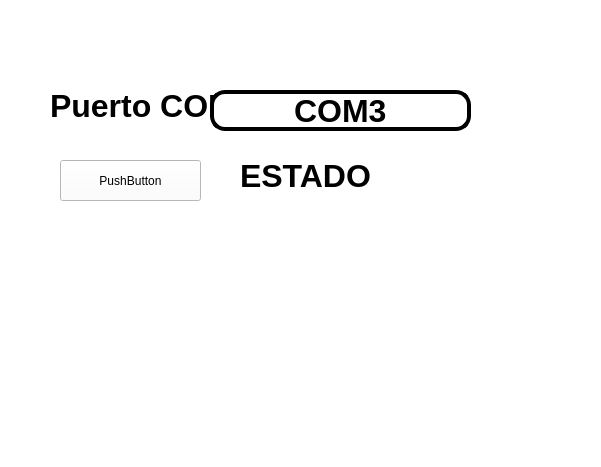
<?xml version="1.0" encoding="UTF-8"?>
<ui version="4.0">
 <class>MainWindow</class>
 <widget class="QMainWindow" name="MainWindow">
  <property name="geometry">
   <rect>
    <x>0</x>
    <y>0</y>
    <width>601</width>
    <height>467</height>
   </rect>
  </property>
  <property name="windowTitle">
   <string>MainWindow</string>
  </property>
  <property name="styleSheet">
   <string notr="true">background-color: rgb(255, 255, 255);</string>
  </property>
  <widget class="QWidget" name="centralwidget">
   <widget class="QLabel" name="imagen">
    <property name="geometry">
     <rect>
      <x>10</x>
      <y>10</y>
      <width>131</width>
      <height>71</height>
     </rect>
    </property>
    <property name="styleSheet">
     <string notr="true"/>
    </property>
    <property name="text">
     <string/>
    </property>
    <property name="pixmap">
     <pixmap resource="../Archivo/recursos.qrc">:/Logos/logouat2.jpg</pixmap>
    </property>
    <property name="scaledContents">
     <bool>true</bool>
    </property>
   </widget>
   <widget class="QLabel" name="imagen_2">
    <property name="geometry">
     <rect>
      <x>490</x>
      <y>10</y>
      <width>91</width>
      <height>71</height>
     </rect>
    </property>
    <property name="styleSheet">
     <string notr="true"/>
    </property>
    <property name="text">
     <string/>
    </property>
    <property name="pixmap">
     <pixmap>:/Logos/FIT_logo_vertical.png</pixmap>
    </property>
    <property name="scaledContents">
     <bool>true</bool>
    </property>
   </widget>
   <widget class="QLabel" name="imagen_3">
    <property name="geometry">
     <rect>
      <x>470</x>
      <y>350</y>
      <width>111</width>
      <height>71</height>
     </rect>
    </property>
    <property name="styleSheet">
     <string notr="true"/>
    </property>
    <property name="text">
     <string/>
    </property>
    <property name="scaledContents">
     <bool>true</bool>
    </property>
   </widget>
   <widget class="QLabel" name="label">
    <property name="geometry">
     <rect>
      <x>50</x>
      <y>90</y>
      <width>191</width>
      <height>31</height>
     </rect>
    </property>
    <property name="font">
     <font>
      <pointsize>24</pointsize>
      <weight>75</weight>
      <bold>true</bold>
     </font>
    </property>
    <property name="text">
     <string>Puerto COM</string>
    </property>
   </widget>
   <widget class="QLineEdit" name="txt_com">
    <property name="geometry">
     <rect>
      <x>210</x>
      <y>90</y>
      <width>261</width>
      <height>41</height>
     </rect>
    </property>
    <property name="font">
     <font>
      <pointsize>24</pointsize>
      <weight>75</weight>
      <bold>true</bold>
     </font>
    </property>
    <property name="styleSheet">
     <string notr="true">border: 4px solid black;
border-radius: 15px;</string>
    </property>
    <property name="text">
     <string>COM3</string>
    </property>
    <property name="alignment">
     <set>Qt::AlignCenter</set>
    </property>
   </widget>
   <widget class="QLabel" name="imagen_descripcion">
    <property name="geometry">
     <rect>
      <x>60</x>
      <y>210</y>
      <width>141</width>
      <height>131</height>
     </rect>
    </property>
    <property name="styleSheet">
     <string notr="true"/>
    </property>
    <property name="text">
     <string/>
    </property>
    <property name="pixmap">
     <pixmap resource="../Archivo/recursos.qrc">:/Ejercicios/gatoinplorandoayuda.jpg</pixmap>
    </property>
    <property name="scaledContents">
     <bool>true</bool>
    </property>
   </widget>
   <widget class="QPushButton" name="btn_accion">
    <property name="geometry">
     <rect>
      <x>60</x>
      <y>160</y>
      <width>141</width>
      <height>41</height>
     </rect>
    </property>
    <property name="text">
     <string>PushButton</string>
    </property>
   </widget>
   <widget class="QLabel" name="txt_estado">
    <property name="geometry">
     <rect>
      <x>240</x>
      <y>160</y>
      <width>191</width>
      <height>31</height>
     </rect>
    </property>
    <property name="font">
     <font>
      <pointsize>24</pointsize>
      <weight>75</weight>
      <bold>true</bold>
     </font>
    </property>
    <property name="text">
     <string>ESTADO</string>
    </property>
   </widget>
  </widget>
  <widget class="QMenuBar" name="menubar">
   <property name="geometry">
    <rect>
     <x>0</x>
     <y>0</y>
     <width>601</width>
     <height>18</height>
    </rect>
   </property>
  </widget>
  <widget class="QStatusBar" name="statusbar"/>
 </widget>
 <resources>
  <include location="../Archivo/recursos.qrc"/>
 </resources>
 <connections/>
</ui>
